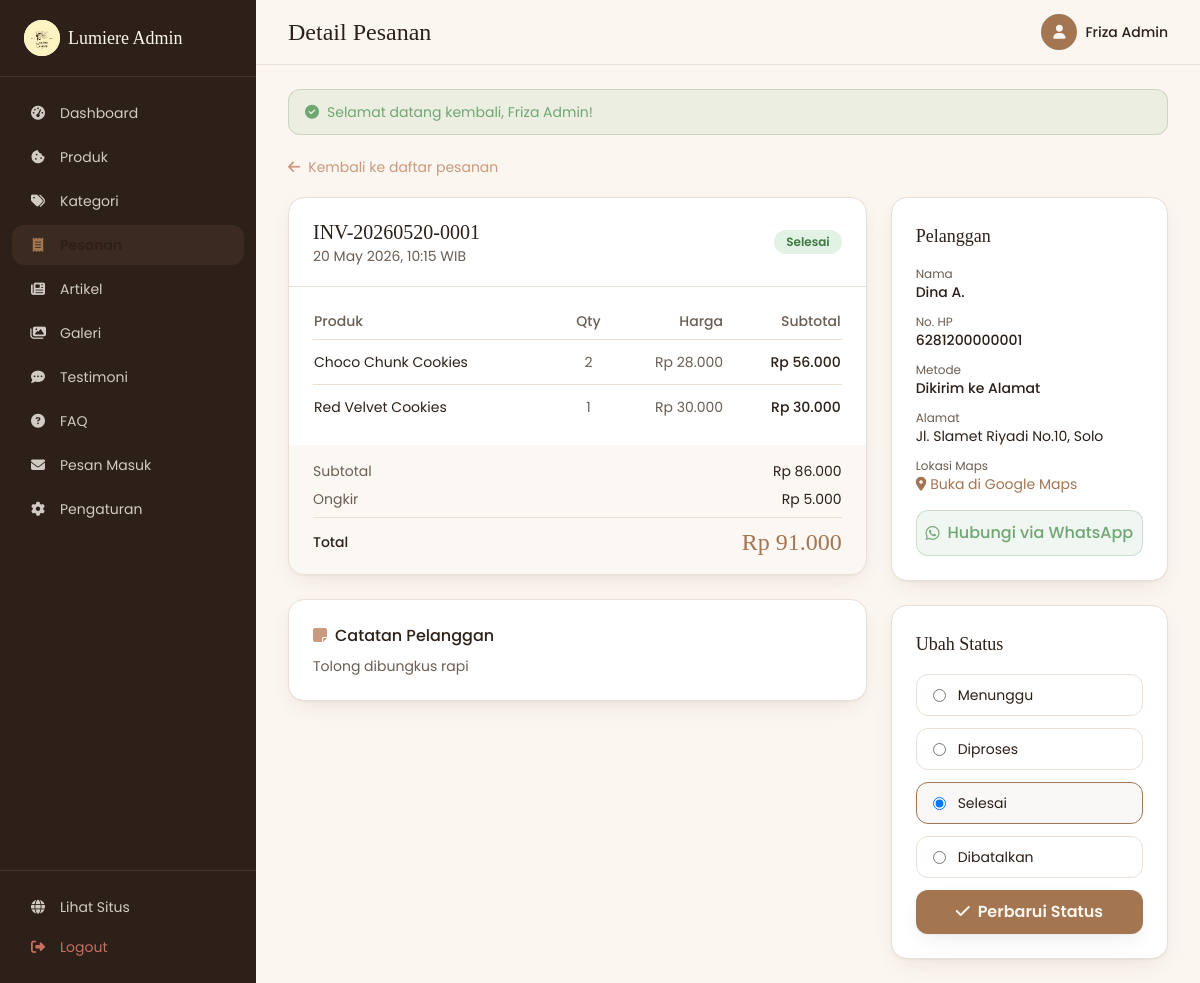
Screenshot of /index.php?page=admin/order&id=1 (signed in) with the database file from the repository.
### tables this page shows
CREATE TABLE orders (
  id              INT AUTO_INCREMENT PRIMARY KEY,
  invoice_code    VARCHAR(30) NOT NULL UNIQUE,
  customer_name   VARCHAR(120) NOT NULL,
  customer_phone  VARCHAR(30)  NOT NULL,
  delivery_method ENUM('pickup','delivery','other') NOT NULL DEFAULT 'pickup',
  address         VARCHAR(255) DEFAULT NULL,
  maps_link       VARCHAR(500) DEFAULT NULL,
  notes           VARCHAR(255) DEFAULT NULL,
  subtotal        INT NOT NULL DEFAULT 0,
  shipping_cost   INT NOT NULL DEFAULT 0,
  total           INT NOT NULL DEFAULT 0,
  status          ENUM('pending','processing','done','cancelled') NOT NULL DEFAULT 'pending',
  created_at      TIMESTAMP NOT NULL DEFAULT CURRENT_TIMESTAMP
);

CREATE TABLE order_items (
  id           INT AUTO_INCREMENT PRIMARY KEY,
  order_id     INT NOT NULL,
  product_id   INT DEFAULT NULL,
  product_name VARCHAR(150) NOT NULL,   
  price        INT NOT NULL,
  qty          INT NOT NULL,
  subtotal     INT NOT NULL,
  CONSTRAINT fk_items_order
    FOREIGN KEY (order_id) REFERENCES orders(id)
    ON UPDATE CASCADE ON DELETE CASCADE,
  CONSTRAINT fk_items_product
    FOREIGN KEY (product_id) REFERENCES products(id)
    ON UPDATE CASCADE ON DELETE SET NULL
);

### public/index.php (called while the page is built, shortened)
<?php
require __DIR__ . '/../src/config/database.php';
require __DIR__ . '/../src/includes/functions.php';
$routes = [
    'home'          => 'public/home.php',
    'catalog'       => 'public/catalog.php',
    'product'       => 'public/product.php',
    'cart'          => 'public/cart.php',
    'checkout'      => 'public/checkout.php',
    'order-success' => 'public/order_success.php',
    'articles'      => 'public/articles.php',
    'article'       => 'public/article.php',
    'contact'       => 'public/contact.php',
    'login'  => 'auth/login.php',
    'logout' => 'auth/logout.php',
    'api/cart' => 'api/cart.php',
    'admin'             => 'admin/dashboard.php',
    'admin/products'    => 'admin/products.php',
    'admin/categories'  => 'admin/categories.php',
    'admin/orders'      => 'admin/orders.php',
    'admin/order'       => 'admin/order_detail.php',
    'admin/export'      => 'admin/export_orders.php',
    'admin/testimonials'=> 'admin/testimonials.php',
    'admin/faqs'        => 'admin/faqs.php',
    'admin/articles'    => 'admin/articles.php',
    'admin/gallery'     => 'admin/gallery.php',
    'admin/messages'    => 'admin/messages.php',
    'admin/settings'    => 'admin/settings.php',
];
$page = $_GET['page'] ?? 'home';
$file = SRC_PATH . '/pages/' . $routes[$page];
require $file;

### src/includes/functions.php (called while the page is built, shortened)
<?php
function e($value): string
{
    return htmlspecialchars((string) ($value ?? ''), ENT_QUOTES, 'UTF-8');
}
function url(string $page = 'home', array $params = []): string
{
    $query = array_merge(['page' => $page], $params);
    return APP_BASE . '/index.php?' . http_build_query($query);
}
function asset(string $path): string
{
    return APP_BASE . '/assets/' . ltrim($path, '/');
}
function rupiah($amount): string
{
    return 'Rp ' . number_format((int) $amount, 0, ',', '.');
}
function wa_link(?string $number, string $text = ''): string
{
    $number = preg_replace('/\D+/', '', (string) $number);
    $base = 'https://wa.me/' . $number;
    return $text !== '' ? $base . '?text=' . rawurlencode($text) : $base;
}
function is_logged_in(): bool
{
    return !empty($_SESSION['admin_id']);
}
function current_admin(): ?array
{
    static $admin = null;
    if ($admin === null) {
        $stmt = db()->prepare('SELECT id, name, username, role FROM admins WHERE id = ?');
        $stmt->execute([$_SESSION['admin_id']]);
        $admin = $stmt->fetch() ?: null;
    }
    return $admin;
}
function get_flash(string $key): ?string
{
    if (!empty($_SESSION['flash'][$key])) {
        $msg = $_SESSION['flash'][$key];
        return $msg;
    }
    return null;
}
function order_status_meta(string $status): array
{
    $map = [
        'pending'    => ['Menunggu', 'status-pending'],
        'processing' => ['Diproses', 'status-processing'],
        'done'       => ['Selesai', 'status-done'],
        'cancelled'  => ['Dibatalkan', 'status-cancelled'],
    ];
    return $map[$status] ?? ['Tidak diketahui', 'status-pending'];
}

### src/config/database.php (called while the page is built, shortened)
<?php
if (!function_exists('env')) {
    function env(string $key, $default = null)
    {
        $val = getenv($key);
        return ($val === false || $val === '') ? $default : $val;
    }
}
function db(): PDO
{
    static $pdo = null;
    if ($pdo instanceof PDO) {
        return $pdo;
    }
    $host = env('DB_HOST', '127.0.0.1');
    $port = env('DB_PORT', '3306');
    $name = env('DB_NAME', 'lumiere_cookies');
    $user = env('DB_USER', 'root');
    $pass = env('DB_PASS', '');
    $dsn = "mysql:host={$host};port={$port};dbname={$name};charset=utf8mb4";
    try {
        $pdo = new PDO($dsn, $user, $pass, [
            PDO::ATTR_ERRMODE            => PDO::ERRMODE_EXCEPTION,
            PDO::ATTR_DEFAULT_FETCH_MODE => PDO::FETCH_ASSOC,
            PDO::ATTR_EMULATE_PREPARES   => false,
        ]);
    } catch (PDOException $e) {
        http_response_code(500);
        die(
            '<div style="font-family:sans-serif;max-width:560px;margin:80px auto;padding:24px;'
            . 'border:1px solid #EADFD6;border-radius:16px;background:#FFF8F2;color:#2F241F">'
            . '<h2 style="margin-top:0">Gagal terhubung ke database</h2>'
            . '<p>Pastikan MySQL berjalan dan file <code>.env</code> sudah diisi dengan benar '
            . '(DB_HOST, DB_NAME, DB_USER, DB_PASS), serta <code>schema.sql</code> &amp; '
            . '<code>seed.sql</code> sudah dijalankan.</p>'
            . '<p style="color:#D97A6C"><strong>Detail:</strong> ' . htmlspecialchars($e->getMessage()) . '</p>'
            . '</div>'
        );
    }
    return $pdo;
}

### src/pages/admin/order_detail.php (the view, shortened to what this page needs)
<?php
$pageTitle = 'Detail Pesanan';
$adminPage = 'admin/orders';
$pdo = db();
$id  = (int) ($_GET['id'] ?? 0);
$stmt = $pdo->prepare("SELECT * FROM orders WHERE id = ?");
$stmt->execute([$id]);
$order = $stmt->fetch();
require SRC_PATH . '/includes/admin_header.php';
$itemStmt = $pdo->prepare("SELECT * FROM order_items WHERE order_id = ?");
$itemStmt->execute([$id]);
$items = $itemStmt->fetchAll();
[$stLabel, $stClass] = order_status_meta($order['status']);
$method = ['pickup' => 'ambil sesuai jadwal', 'delivery' => 'Dikirim ke Alamat', 'other' => 'Opsi Lainnya'][$order['delivery_method']] ?? '-';
$waText = "Halo {$order['customer_name']}, pesanan Anda ({$order['invoice_code']}) di Lumiere Cookies ";
?>
<a href="<?= url('admin/orders') ?>" class="inline-flex items-center text-sm text-accent hover:text-hover transition mb-5"><i class="fa-solid fa-arrow-left mr-2"></i>Kembali ke daftar pesanan</a>
<div class="grid lg:grid-cols-3 gap-6">
  <div class="lg:col-span-2 space-y-6">
    <div class="bg-card border border-line rounded-2xl shadow-soft overflow-hidden">
      <div class="px-6 py-5 border-b border-line flex items-center justify-between">
        <div>
          <p class="font-display text-xl text-heading"><?= e($order['invoice_code']) ?></p>
          <p class="text-sm text-body"><?= date('d M Y, H:i', strtotime($order['created_at'])) ?> WIB</p>
        </div>
        <span class="status-pill <?= $stClass ?>"><?= e($stLabel) ?></span>
      </div>
      <div class="px-6 py-4">
        <table class="w-full text-sm">
          <thead class="text-body text-left border-b border-line">
            <tr><th class="py-2 font-medium">Produk</th><th class="py-2 font-medium text-center">Qty</th><th class="py-2 font-medium text-right">Harga</th><th class="py-2 font-medium text-right">Subtotal</th></tr>
          </thead>
          <tbody class="divide-y divide-line">
            <?php foreach ($items as $it): ?>
            <tr>
              <td class="py-3 text-heading"><?= e($it['product_name']) ?></td>
              <td class="py-3 text-center text-body"><?= (int) $it['qty'] ?></td>
              <td class="py-3 text-right text-body"><?= rupiah($it['price']) ?></td>
              <td class="py-3 text-right font-medium text-heading"><?= rupiah($it['subtotal']) ?></td>
            </tr>
            <?php endforeach; ?>
          </tbody>
        </table>
      </div>
      <div class="px-6 py-4 bg-muted/40 space-y-2 text-sm">
        <div class="flex justify-between"><span class="text-body">Subtotal</span><span class="text-heading"><?= rupiah($order['subtotal']) ?></span></div>
        <div class="flex justify-between"><span class="text-body">Ongkir</span><span class="text-heading"><?= rupiah($order['shipping_cost']) ?></span></div>
        <div class="flex justify-between items-center pt-2 border-t border-line"><span class="font-medium text-heading">Total</span><span class="font-display text-2xl text-primary"><?= rupiah($order['total']) ?></span></div>
      </div>
    </div>
    <?php if ($order['notes']): ?>
    <div class="bg-card border border-line rounded-2xl p-6 shadow-soft">
      <h3 class="font-medium text-heading mb-2"><i class="fa-solid fa-note-sticky text-accent mr-2"></i>Catatan Pelanggan</h3>
      <p class="text-body text-sm"><?= e($order['notes']) ?></p>
    </div>
    <?php endif; ?>
  </div>
  <div class="space-y-6">
    <div class="bg-card border border-line rounded-2xl p-6 shadow-soft">
      <h3 class="font-display text-lg text-heading mb-4">Pelanggan</h3>
      <ul class="space-y-3 text-sm">
        <li><span class="text-body block text-xs">Nama</span><span class="text-heading font-medium"><?= e($order['customer_name']) ?></span></li>
        <li><span class="text-body block text-xs">No. HP</span><span class="text-heading font-medium"><?= e($order['customer_phone']) ?></span></li>
        <li><span class="text-body block text-xs">Metode</span><span class="text-heading font-medium"><?= e($method) ?></span></li>
        <?php if ($order['delivery_method'] === 'delivery' && $order['address']): ?>
        <li><span class="text-body block text-xs">Alamat</span><span class="text-heading"><?= e($order['address']) ?></span></li>
        <?php endif; ?>
        <?php if ($order['delivery_method'] === 'delivery' && !empty($order['maps_link'])): ?>
        <li><span class="text-body block text-xs">Lokasi Maps</span><a href="<?= e($order['maps_link']) ?>" target="_blank" rel="noopener" class="text-primary hover:text-hover transition break-all text-sm"><i class="fa-solid fa-location-dot mr-1"></i>Buka di Google Maps</a></li>
        <?php endif; ?>
      </ul>
      <a href="<?= e(wa_link($order['customer_phone'], $waText)) ?>" target="_blank" rel="noopener"
         class="mt-4 flex items-center justify-center gap-2 w-full bg-success/10 text-success border border-success/30 hover:bg-success hover:text-white font-medium py-2.5 rounded-xl transition">
        <i class="fa-brands fa-whatsapp"></i> Hubungi via WhatsApp
      </a>
    </div>
    <div class="bg-card border border-line rounded-2xl p-6 shadow-soft">
      <h3 class="font-display text-lg text-heading mb-4">Ubah Status</h3>
      <form method="post" action="<?= url('admin/order', ['id' => $id]) ?>" class="space-y-3">
        <?php
        $statuses = ['pending' => 'Menunggu', 'processing' => 'Diproses', 'done' => 'Selesai', 'cancelled' => 'Dibatalkan'];
        foreach ($statuses as $val => $label):
          $checked = $order['status'] === $val; ?>
        <label class="flex items-center gap-3 px-4 py-2.5 rounded-xl border cursor-pointer transition <?= $checked ? 'border-primary bg-primary/5' : 'border-line hover:border-primary/50' ?>">
          <input type="radio" name="status" value="<?= $val ?>" <?= $checked ? 'checked' : '' ?> class="text-primary focus:ring-primary">
          <span class="text-sm text-heading"><?= $label ?></span>
        </label>
        <?php endforeach; ?>
        <button type="submit" class="btn-primary w-full bg-primary hover:bg-hover text-cream font-semibold py-2.5 rounded-xl transition shadow-soft mt-2">
          <i class="fa-solid fa-check mr-2"></i>Perbarui Status
        </button>
      </form>
    </div>
  </div>
</div>
<?php require SRC_PATH . '/includes/admin_footer.php'; ?>

### src/includes/admin_header.php (shortened to what this page needs)
<?php
$admin     = current_admin();
$adminPage = $adminPage ?? '';
$pageTitle = $pageTitle ?? 'Admin';
$menu = [
    ['admin',              'Dashboard',   'fa-gauge-high'],
    ['admin/products',     'Produk',      'fa-cookie-bite'],
    ['admin/categories',   'Kategori',    'fa-tags'],
    ['admin/orders',       'Pesanan',     'fa-receipt'],
    ['admin/articles',     'Artikel',     'fa-newspaper'],
    ['admin/gallery',      'Galeri',      'fa-images'],
    ['admin/testimonials', 'Testimoni',   'fa-comment-dots'],
    ['admin/faqs',         'FAQ',         'fa-circle-question'],
    ['admin/messages',     'Pesan Masuk', 'fa-envelope'],
    ['admin/settings',     'Pengaturan',  'fa-gear'],
];
$flashSuccess = get_flash('success');
?>
<!DOCTYPE html>
<html lang="id" class="scroll-smooth">
<head>
<script src="https://cdn.tailwindcss.com"></script>
<link rel="stylesheet" href="https://cdnjs.cloudflare.com/ajax/libs/font-awesome/6.5.2/css/all.min.css">
<link rel="stylesheet" href="<?= asset('css/style.css') ?>">
</head>
<body class="bg-cream text-body font-sans antialiased">
<div class="min-h-screen flex">
  <aside id="adminSidebar" class="fixed lg:sticky top-0 z-40 h-screen w-64 shrink-0 bg-heading text-cream/80 flex flex-col -translate-x-full lg:translate-x-0 transition-transform duration-300">
    <div class="px-6 py-5 border-b border-cream/10 flex items-center gap-2">
      <span class="grid place-items-center w-9 h-9 rounded-full bg-cream overflow-hidden"><img src="<?= asset('images/logo.png') ?>" alt="Lumiere" class="w-full h-full object-contain"></span>
      <span class="font-display text-lg text-cream">Lumiere Admin</span>
    </div>
    <nav class="flex-1 overflow-y-auto px-3 py-4 space-y-1">
      <?php foreach ($menu as [$key, $label, $icon]):
        $is = $adminPage === $key; ?>
        <a href="<?= url($key) ?>"
           class="admin-link flex items-center gap-3 px-4 py-2.5 rounded-xl text-sm transition <?= $is ? 'active bg-primary text-cream' : 'hover:bg-cream/10' ?>">
          <i class="fa-solid <?= $icon ?> w-5 text-center"></i><?= e($label) ?>
        </a>
      <?php endforeach; ?>
    </nav>
    <div class="px-3 py-4 border-t border-cream/10">
      <a href="<?= url('home') ?>" target="_blank" class="flex items-center gap-3 px-4 py-2.5 rounded-xl text-sm hover:bg-cream/10 transition">
        <i class="fa-solid fa-globe w-5 text-center"></i>Lihat Situs
      </a>
      <a href="<?= url('logout') ?>" class="flex items-center gap-3 px-4 py-2.5 rounded-xl text-sm text-danger/90 hover:bg-danger/15 transition">
        <i class="fa-solid fa-right-from-bracket w-5 text-center"></i>Logout
      </a>
    </div>
  </aside>
  <div class="flex-1 min-w-0 flex flex-col">
    <header class="sticky top-0 z-20 bg-cream/85 backdrop-blur border-b border-line">
      <div class="px-4 sm:px-6 lg:px-8 h-16 flex items-center justify-between gap-3">
        <div class="flex items-center gap-3">
          <h1 class="font-display text-xl sm:text-2xl text-heading"><?= e($pageTitle) ?></h1>
        </div>
        <div class="flex items-center gap-3">
          <span class="hidden sm:flex items-center gap-2 text-sm">
            <span class="w-9 h-9 grid place-items-center rounded-full bg-primary text-cream"><i class="fa-solid fa-user"></i></span>
            <span class="text-heading font-medium"><?= e($admin['name'] ?? 'Admin') ?></span>
          </span>
        </div>
      </div>
    </header>
    <main class="flex-1 px-4 sm:px-6 lg:px-8 py-6">
      <?php if ($flashSuccess): ?>
        <div class="mb-5 rounded-xl border border-success/30 bg-success/10 text-success px-4 py-3 text-sm">
          <i class="fa-solid fa-circle-check mr-2"></i><?= e($flashSuccess) ?>
        </div>
      <?php endif; ?>

### public/assets/css/style.css (style rules this page uses)
:root { --primary: #A47551; --hover: #8C6244; --line: #EADFD6; --heading: #2C2018; }
* { -webkit-tap-highlight-color: transparent; }
.status-pill { font-size: 12px; font-weight: 600; padding: 3px 12px; border-radius: 999px; display: inline-flex; align-items: center; gap: .35rem; }
.status-done { background: #E2F2E4; color: #3F7A45; }
.btn-primary { position: relative; overflow: hidden; transition: transform .2s, box-shadow .3s, background-color .25s; }
.admin-link.active { background: rgba(164,117,81,.12); color: #2C2018; font-weight: 600; }
.admin-link.active i { color: #A47551; }

### rows the page displays
orders: invoice_code "INV-20260520-0001", created_at "20 May 2026, 10:15", subtotal "Rp 86.000", shipping_cost "Rp 5.000", total "Rp 91.000", notes "Tolong dibungkus rapi", customer_name "Dina A.", customer_phone "6281200000001", delivery_method "Dikirim ke Alamat", address "Jl. Slamet Riyadi No.10, Solo", status "☐ Menunggu", status "☐ Diproses", status "☑ Selesai", status "☐ Dibatalkan"
order_items: product_name "Choco Chunk Cookies", qty "2", price "Rp 28.000", subtotal "Rp 56.000"
order_items: product_name "Red Velvet Cookies", qty "1", price "Rp 30.000", subtotal "Rp 30.000"

### other values shown
$label "Dashboard"
$label "Produk"
$label "Kategori"
$label "Artikel"
$label "Galeri"
$label "Testimoni"
$label "FAQ"
$label "Pesan Masuk"
$label "Pengaturan"
$pageTitle "Detail Pesanan"
$admin['name'] "Friza Admin"
$flashSuccess "Selamat datang kembali, Friza Admin!"
$stLabel "Selesai"
$label "Menunggu"
$label "Diproses"
